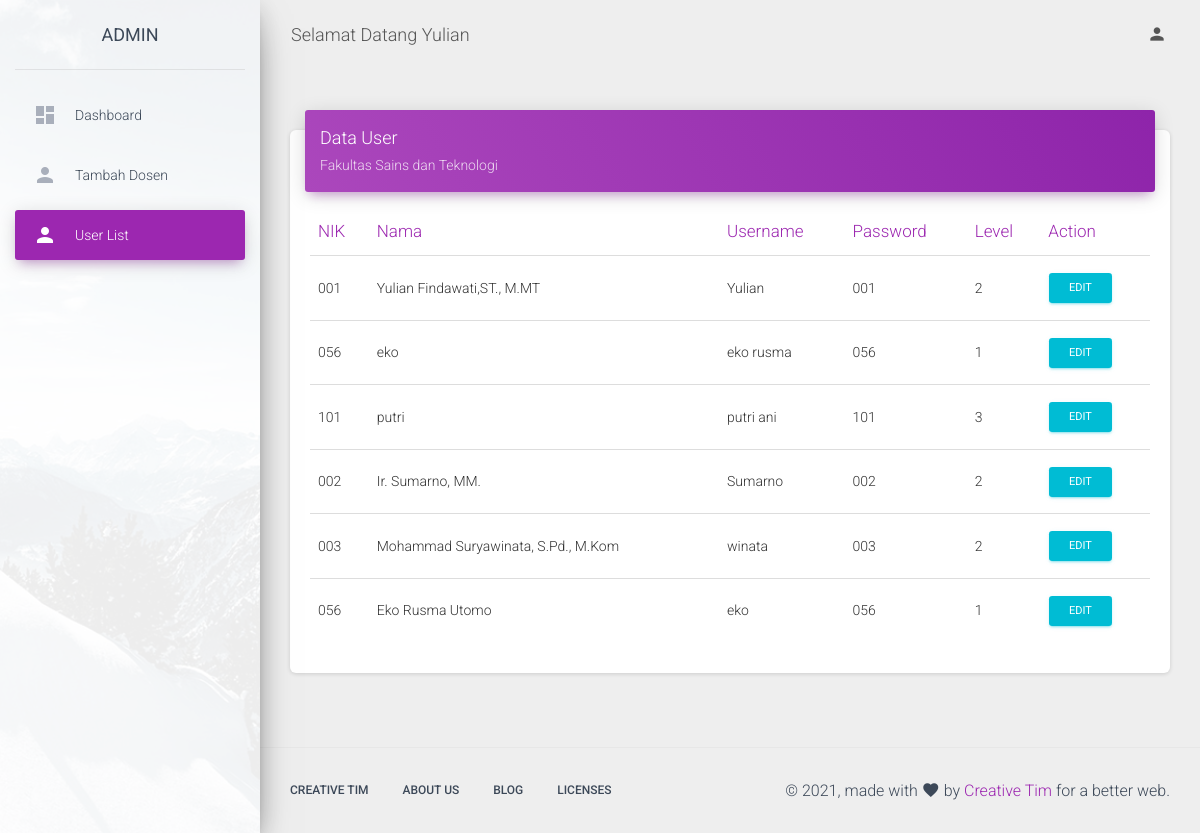
Screenshot of /showuserlist (signed in) with the database file from the repository.
### tables this page shows
CREATE TABLE "users" (
	"name"	TEXT,
	"nik"	TEXT,
	"username"	TEXT,
	"password"	TEXT,
	"level"	TEXT
);

### my_app.py (the view)
@app.route('/showuserlist')
def showuserlist():
	nik_session = session['nik']
	con=lite.connect("skripsiDB.db")
	con.row_factory = lite.Row
	cur = con.cursor()
	cur.execute("select * from users")
	rows = cur.fetchall()
	cur.execute("select * from users where nik=(?)", [nik_session])
	user = cur.fetchall()
	namauser = user[0][2]
	return render_template("userlist.html", rows = rows, session_nik=nik_session, levelakses=session['levelakses'], namauser=namauser)

### templates/userlist.html (shortened to what this page needs)
<!DOCTYPE html>
<html lang="en">
<head>
  <link rel="stylesheet" href="https://maxcdn.bootstrapcdn.com/font-awesome/latest/css/font-awesome.min.css">
  <link href="../static/css/material-dashboard.css?v=2.1.2" rel="stylesheet" />
</head>
<body class="">
  <div class="wrapper ">
    <div class="sidebar" data-color="purple" data-background-color="white" data-image="../static/img/sidebar-1.jpg">
      <div class="logo"><a href="http://www.creative-tim.com" class="simple-text logo-normal">
          Admin
        </a></div>
      <div class="sidebar-wrapper">
        <ul class="nav">
          <li class="nav-item">
            <a class="nav-link" href="{{ url_for('dashboard_admin') }}">
              <i class="material-icons">dashboard</i>
              <p>Dashboard</p>
            </a>
          </li>
          <li class="nav-item ">
            <a class="nav-link" href="{{ url_for('add_data_dosen') }}">
              <i class="material-icons">person</i>
              <p>Tambah Dosen</p>
            </a>
          </li>
          <li class="nav-item active">
            <a class="nav-link" href="{{ url_for('showuserlist') }}">
              <i class="material-icons">person</i>
              <p>User List</p>
            </a>
          </li>
        </ul>
      </div>
    </div>
    <div class="main-panel">
      <nav class="navbar navbar-expand-lg navbar-transparent navbar-absolute fixed-top ">
        <div class="container-fluid">
          <div class="navbar-wrapper">
            <a class="navbar-brand" href="javascript:;">Selamat Datang {{ namauser }}</a>
          </div>
          <div class="collapse navbar-collapse justify-content-end">
            <ul class="navbar-nav">
              <li class="nav-item dropdown">
                <a class="nav-link" href="javascript:;" id="navbarDropdownProfile" data-toggle="dropdown" aria-haspopup="true" aria-expanded="false">
                  <i class="material-icons">person</i>
                </a>
              </li>
            </ul>
          </div>
        </div>
      </nav>
      <div class="content">
        <div class="container-fluid">
            <div class="row">
            <div class="col-lg-12 col-md-12">
              <div class="card">
                <div class="card-header card-header-primary">
                  <h4 class="card-title">Data User</h4>
                  <p class="card-category">Fakultas Sains dan Teknologi</p>
                </div>
                <div class="card-body table-responsive">
                  <table class="table table-hover">
                    <thead class="text-primary">
                      <th>NIK</th>
                      <th>Nama</th>
                      <th>Username</th>
                      <th>Password</th>
                      <th>Level</th>
                      <th>Action</th>
                    </thead>
                    <tbody>
                      {% for item in rows %}
                      <tr>
                        <td>{{ item['nik'] }}</td>
                        <td>{{ item['name'] }}</td>
                        <td>{{ item['username'] }}</td>
                        <td>{{ item['password'] }}</td>
                        <td>{{ item['level'] }}</td>
                        <td>
                          <form action="{{ url_for('show_update_userlist', record_id = item['nik']) }}">
                            <button type="submit" class="btn btn-info btn-sm">Edit</button>
                          </form>
                        </td>
                      </tr>
                      {% endfor %}
                    </tbody>
                  </table>
                </div>
              </div>
            </div>
          </div>
        </div>
      </div>
      <footer class="footer">
        <div class="container-fluid">
          <nav class="float-left">
            <ul>
              <li>
                <a href="https://www.creative-tim.com">
                  Creative Tim
                </a>
              </li>
              <li>
                <a href="https://creative-tim.com/presentation">
                  About Us
                </a>
              </li>
              <li>
                <a href="http://blog.creative-tim.com">
                  Blog
                </a>
              </li>
              <li>
                <a href="https://www.creative-tim.com/license">
                  Licenses
                </a>
              </li>
            </ul>
          </nav>
          <div class="copyright float-right">
            &copy;
            , made with <i class="material-icons">favorite</i> by
            <a href="https://www.creative-tim.com" target="_blank">Creative Tim</a> for a better web.
          </div>
        </div>
      </footer>
    </div>
  </div>
</body>
</html>

### rows the page displays
users: username "Yulian", nik "001", name "Yulian Findawati,ST., M.MT", password "001", level "2"
users: nik "056", name "eko", username "eko rusma", password "056", level "1"
users: nik "101", name "putri", username "putri ani", password "101", level "3"
users: nik "002", name "Ir. Sumarno, MM.", username "Sumarno", password "002", level "2"
users: nik "003", name "Mohammad Suryawinata, S.Pd., M.Kom", username "winata", password "003", level "2"
users: nik "056", name "Eko Rusma Utomo", username "eko", password "056", level "1"
